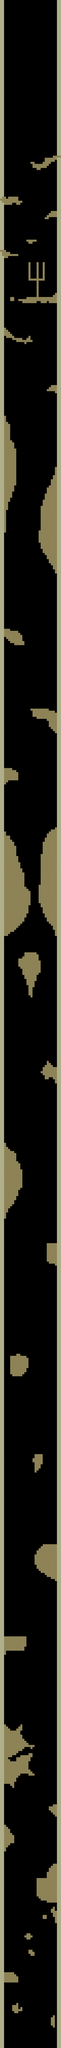

A 2D game scene composited from a Tiled map and its tileset images. What follows is a short description and the map's XML, with each tile layer's data collapsed to a summary:
An orthogonal 30x1000 tile map with 32x32 px tiles, 2 tile layers (sides, ledge), 3 tilesets and 112 objects.

<map version="1.0" orientation="orthogonal" width="30" height="1000" tilewidth="32" tileheight="32">
 <tileset firstgid="1" source="desert.tsx" />
 <tileset firstgid="49" name="soul2" tilewidth="70" tileheight="122">
  <image source="soul2.png" width="70" height="122" />
 </tileset>
 <tileset firstgid="50" name="soul3" tilewidth="32" tileheight="56">
  <tileoffset x="32" y="56" />
  <image source="soul3.png" width="32" height="56" />
 </tileset>
 <layer name="sides" width="30" height="1000">
  <data>[30000 cells, 4000 non-empty, 1 distinct tile ids]</data>
 </layer>
 <objectgroup name="souls" width="30" height="1000">
  <object gid="50" x="98" y="1282" />
  <object gid="50" x="306" y="1446" />
  <object gid="50" x="262" y="1941" />
  <object gid="50" x="478" y="1487" />
  <object gid="50" x="298" y="1687" />
  <object gid="50" x="555" y="1802" />
  <object gid="50" x="314" y="2078" />
  <object gid="50" x="279" y="2305" />
  <object gid="50" x="549" y="2463" />
  <object gid="50" x="221" y="2731" />
  <object gid="50" x="87" y="2695" />
  <object gid="50" x="487" y="2892" />
  <object gid="50" x="77" y="2950" />
  <object gid="50" x="331" y="3040" />
  <object gid="50" x="457" y="2417" />
  <object gid="50" x="355" y="2660" />
  <object gid="50" x="93" y="2482" />
  <object gid="50" x="652" y="1499" />
  <object gid="50" x="263" y="440" />
  <object gid="50" x="599" y="647" />
  <object gid="50" x="311" y="878" />
  <object gid="50" x="513" y="1006" />
  <object gid="50" x="489" y="697" />
  <object gid="50" x="742" y="255" />
  <object gid="50" x="754" y="966" />
  <object gid="50" x="649" y="1102" />
  <object gid="50" x="159" y="1154" />
  <object gid="50" x="740" y="1648" />
  <object gid="50" x="759" y="1995" />
  <object gid="50" x="790" y="3063" />
  <object gid="50" x="795" y="3833" />
  <object gid="50" x="615" y="4323" />
  <object gid="50" x="815" y="3972" />
  <object gid="50" x="812" y="4166" />
  <object gid="50" x="691" y="4497" />
  <object gid="50" x="696" y="4641" />
  <object gid="50" x="308" y="4682" />
  <object gid="50" x="152" y="5041" />
  <object gid="50" x="751" y="4992" />
  <object gid="50" x="740" y="6026" />
  <object gid="50" x="94" y="6588" />
  <object gid="50" x="737" y="7239" />
  <object gid="50" x="662" y="7436" />
  <object gid="50" x="621" y="7587" />
  <object gid="50" x="575" y="7786" />
  <object gid="50" x="552" y="7966" />
  <object gid="50" x="552" y="8114" />
  <object gid="50" x="523" y="8287" />
  <object gid="50" x="523" y="8424" />
  <object gid="50" x="534" y="8551" />
  <object gid="50" x="566" y="8676" />
  <object gid="50" x="583" y="8780" />
  <object gid="50" x="595" y="8933" />
  <object gid="50" x="589" y="9156" />
  <object gid="50" x="514" y="9350" />
  <object gid="50" x="436" y="9524" />
  <object gid="50" x="340" y="9640" />
  <object gid="50" x="103" y="10161" />
  <object gid="50" x="303" y="10202" />
  <object gid="50" x="184" y="10338" />
  <object gid="50" x="152" y="10480" />
  <object gid="50" x="97" y="10651" />
  <object gid="50" x="853" y="11632" />
  <object gid="50" x="792" y="11725" />
  <object gid="50" x="685" y="11809" />
  <object gid="50" x="473" y="11407" />
  <object gid="50" x="699" y="10601" />
  <object gid="50" x="166" y="12791" />
  <object gid="50" x="612" y="12797" />
  <object gid="50" x="546" y="13749" />
  <object gid="50" x="523" y="14059" />
  <object gid="50" x="502" y="14783" />
  <object gid="50" x="135" y="14966" />
  <object gid="50" x="737" y="15357" />
  <object gid="50" x="667" y="15965" />
  <object gid="50" x="184" y="16553" />
  <object gid="50" x="523" y="17358" />
  <object gid="50" x="181" y="17784" />
  <object gid="50" x="363" y="18044" />
  <object gid="50" x="491" y="18441" />
  <object gid="50" x="372" y="18812" />
  <object gid="50" x="178" y="19249" />
  <object gid="50" x="818" y="19379" />
  <object gid="50" x="844" y="19906" />
  <object gid="50" x="111" y="20541" />
  <object gid="50" x="346" y="21146" />
  <object gid="50" x="175" y="21583" />
  <object gid="50" x="818" y="22956" />
  <object gid="50" x="581" y="22733" />
  <object gid="50" x="801" y="24140" />
  <object gid="50" x="221" y="25574" />
  <object gid="50" x="233" y="25846" />
  <object gid="50" x="395" y="27390" />
  <object gid="50" x="190" y="27028" />
  <object gid="50" x="856" y="26686" />
  <object gid="50" x="407" y="26275" />
  <object gid="50" x="158" y="26457" />
  <object gid="50" x="679" y="28198" />
  <object gid="50" x="381" y="28655" />
  <object gid="50" x="164" y="28351" />
  <object gid="50" x="146" y="29194" />
  <object gid="50" x="641" y="30095" />
  <object gid="50" x="676" y="29930" />
  <object gid="50" x="430" y="30222" />
  <object gid="50" x="143" y="30810" />
  <object gid="50" x="835" y="31490" />
  <object gid="50" x="329" y="31624" />
  <object gid="50" x="80" y="31803" />
  <object gid="50" x="644" y="31800" />
  <object gid="50" x="662" y="31097" />
  <object gid="50" x="401" y="30677" />
  <object gid="50" x="135" y="30274" />
 </objectgroup>
 <layer name="ledge" width="30" height="1000">
  <data>[30000 cells, 3044 non-empty, 1 distinct tile ids]</data>
 </layer>
</map>
